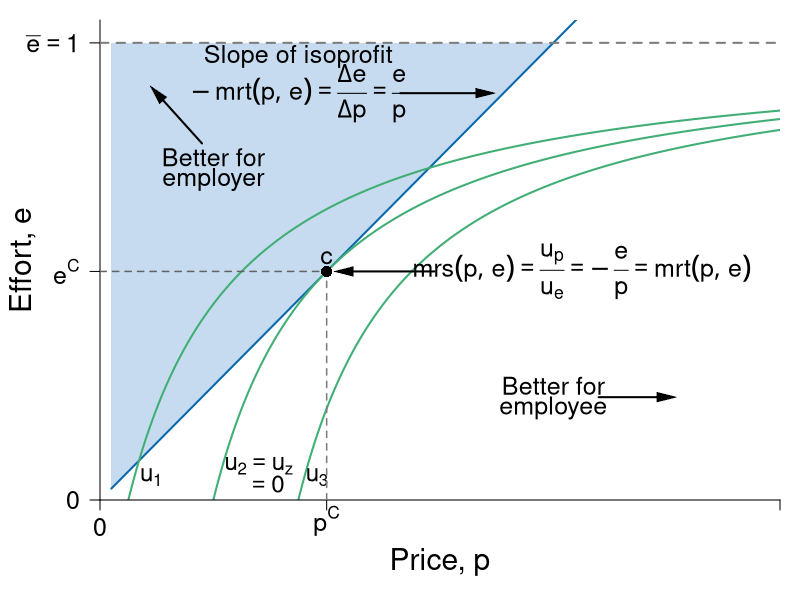

Generate this figure with R:
require(shape)
pdf(file = "employment/employment_price_ed.pdf", width = 9, height = 7)

#Set parameters for graphics
axislabelsize <- 1.8
labelsize <- 1.5
namesize <- 1.8
annotatesize <- 1.5
graphlinewidth <- 2
segmentlinewidth <- 1.5

COL <- c("#7fc97f", "#beaed4", "#fdc086", "#ffff99", "#386cb0", "#f0027f", "#bf5b17", "#666666")
COLA <- c("#e0f3db", "#99d8c9","#66c2a4","#41ae76", "#238b45", "#005824")
COLB <- c("#c6dbef", "#4eb3d3", "#2b8cbe", "#0868ac","#084081")
COLC <- c("#fcfbfd", "#efedf5", "#dadaeb", "#bcbddc", "#9e9ac8", "#807dba", "#6a51a3", "#54278f", "#3f007d")
grays <- gray.colors(25, start = 1, end = 0)

#Parameters for figures
u1 <- 4
u2 <- 10
u3 <- 16
a1 <- 2
a2 <- 2
a3 <- 2

indiffFn1 <- function(y, u1 = 4.5, a1 = 2) {
  1 - (a1) / (y - u1)
}

indiffFn2 <- function(y, u2 = 10.5, a2 = 2) {
  1 - (a2) / (y - u2)
}

indiffFn3 <- function(y, u3 = 16.5, a3 = 2) {
  1 - (a3) / (y - u3)
}

PCFn <- function(delta, mu = 16) {
  delta/mu
}

#The derivative for the function q = 1 - delta/(p - u) = delta/p - u)^2;
#From that we get the derivative and substitute in the relevant values
#for delta, u and p; that is we get a slope of 1/32
#But we also need the intercept; 0.375 above, or q/2 as it stood
tangentLine <- function(w){
  0.375 + (1/32)*w
}

par(mar =  c(5, 5, 1, 1))
xlims <- c(0, 12)
ylims <- c(0, 1.05)


plot(0, 0, xlim = xlims, ylim = ylims, type = "n",
     xlab = expression(paste("Price, ", p)),
     ylab = expression(paste("Effort, ", e)),
     xaxt = "n", 
     yaxt = "n",
     cex.lab = axislabelsize, 
     bty = "n", 
     xaxs="i", 
     yaxs="i")


xpoly1 <- seq(from = xlims[1] + 0.2, to = 8, length.out = 500)
ypoly1 <- PCFn(xpoly1, mu = 8)
polygon(x = c(xpoly1, rev(xpoly1[1])), y = c(ypoly1, rev(ypoly1)[1]), col=COLB[1], density=NULL, border = NA)


npts <- 500 
xx1 <- seq(u1 + a1 + 0.1, xlims[2], length.out = npts)
xx2 <- seq(u2 + a2 + 0.1, xlims[2], length.out = npts)
xx3 <- seq(3, xlims[2], length.out = npts)
xx4 <- seq(7, 17, 0.01)
xx5 <- seq(xlims[1] + 0.2, xlims[2], length.out = npts)
xx6 <- seq(xlims[1], 20, length.out = npts)


#Draw the lines for the graphs
lines(xx5, PCFn(xx5, mu = 8), col = COLB[4], lwd = graphlinewidth)
lines(xx5, indiffFn1(xx5, u1 = 0), col = COLA[4], lwd = graphlinewidth)
lines(xx5, indiffFn1(xx5, u1 = -1.5), col = COLA[4], lwd = graphlinewidth)
lines(xx3, indiffFn1(xx3, u1 = 1.5), col = COLA[4], lwd = graphlinewidth)
#lines(xx6, prodFn2(xx6), col = COLB[4], lwd = graphlinewidth)

#Customize ticks and labels for the plot
ticksy <- c(0, PCFn(delta = 4, mu = 8), 1, 1.1)
ylabels <- c(0, expression(paste(e^C)), expression(paste(bar(e) == 1) ), NA)
ticksx <- c(0, 4, xlims[2])
xlabels <- c(0, expression(paste(p^C)), NA)
axis(1, at = ticksx, pos = 0, labels = xlabels, cex.axis = labelsize)
axis(2, at = ticksy, pos = 0, labels = ylabels, las = 1,cex.axis = labelsize)

#Annotation of the three indifference curves
text(0.9, 0.05, expression(paste(u[1])), cex = labelsize-0.05)
text(2.8, 0.075, expression(paste(u[2] == u[z])), cex = labelsize-0.05)
text(2.915, 0.035, expression(paste(phantom() == 0)), cex = labelsize-0.05)
text(3.825, 0.05, expression(paste(u[3])), cex = labelsize-0.05)

#Line for the max quality, q = 1 
segments(0, 1, xlims[2], 1, lty = 2, col = grays[20], lwd = 2)
#Annotating line of 100% quality
#text(1.4, 1.025, expression(paste("Maximum level of effort, ", bar(e))))

#Add a point for the tangency
segments(4, 0, 4, PCFn(delta = 4, mu = 8), lty = 2, col = grays[20], lwd = segmentlinewidth)
segments(0, PCFn(delta = 4, mu = 8), 4, PCFn(delta = 4, mu = 8), lty = 2, col = grays[22], lwd = segmentlinewidth)
points(4, PCFn(delta = 4, mu = 8), pch = 16, col = "black", cex = labelsize)
text(4, PCFn(delta = 4, mu = 8) + 0.03, expression(paste(c)),cex = labelsize)


#Label the feasible frontier
text(2, 0.75, expression("Better for"), cex = labelsize)
text(2, 0.7, expression("employer"), cex = labelsize)
Arrows(1.8, 0.78, 1, 0.89, col = "black", lty = 1, lwd = 2, arr.type = "triangle", arr.lwd = 0.5)


text(8, 0.25, expression("Better for"), cex = labelsize)
text(8, 0.2, expression("employee"), cex = labelsize)
Arrows(8.8, 0.225, 10, 0.225, col = "black", lty = 1, lwd = 2, arr.type = "triangle", arr.lwd = 0.5)


text(3.5, 0.97, expression(paste("Slope of isoprofit")), cex = labelsize)
text(3.5, 0.89, expression(paste(-mrt(p,e) == frac(Delta*e,Delta*p),phantom()==frac(e, p))), cex = labelsize)
Arrows(5.3, 0.89, 6.8, 0.89, col = "black", lty = 1, lwd = 2, arr.type = "triangle", arr.lwd = 0.5)

text(8.5, 0.5, expression(paste(mrs(p,e) == frac(u[p],u[e]),phantom()==-frac(e, p),phantom() == mrt(p,e))), cex = labelsize, xpd = TRUE)
Arrows(5.9, 0.5, 4.3, 0.5, col = "black", lty = 1, lwd = 2, arr.type = "triangle", arr.lwd = 0.5)


dev.off()
